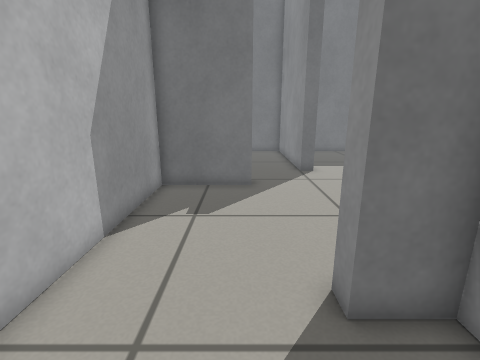
[1] (above)

16 first-person views from a walk through a world built for the Gazebo simulator. The camera is 0.64 m above the floor, tilts 14° down and sees 85° across. The floor is counted in squares, 0.2 m on a side. Each view is taken from the middle of a square. On the plan, view 1 faces up. The plan holds only what a view shows up to about 20 squares ahead; the rest is blank.

[2]
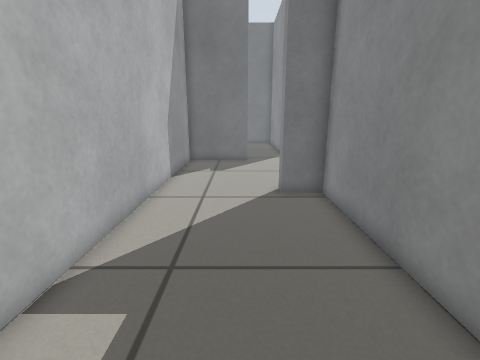

[3]
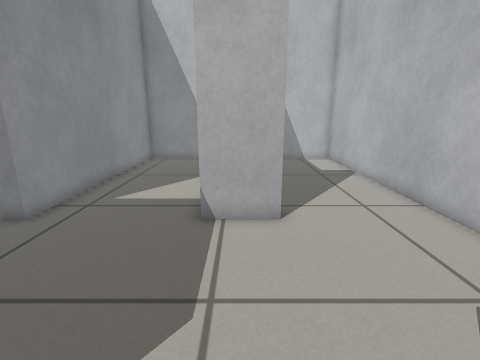

[4]
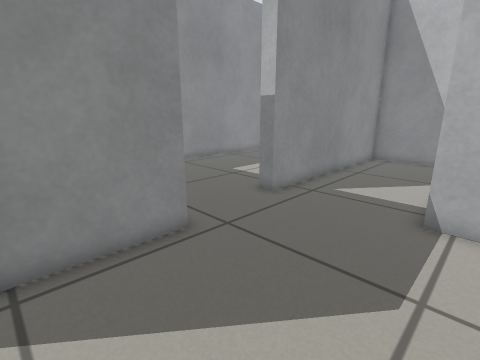

[5]
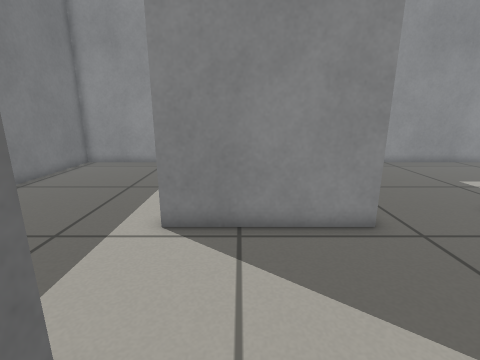

[6]
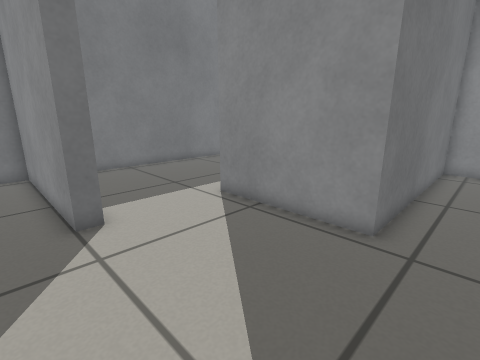

[7]
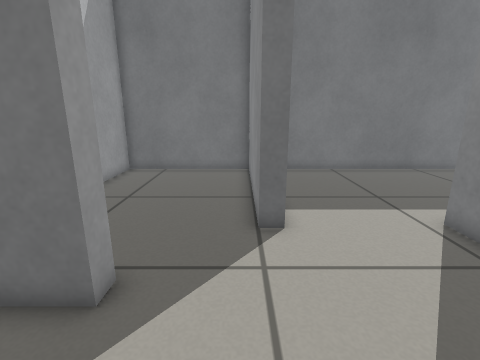

[8]
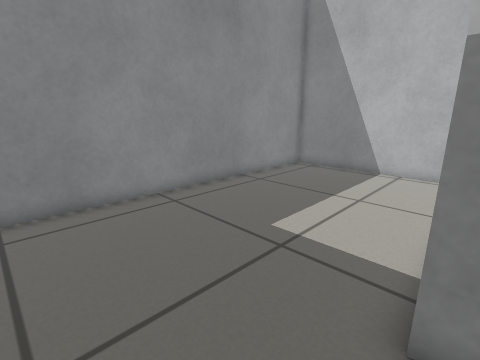

[9]
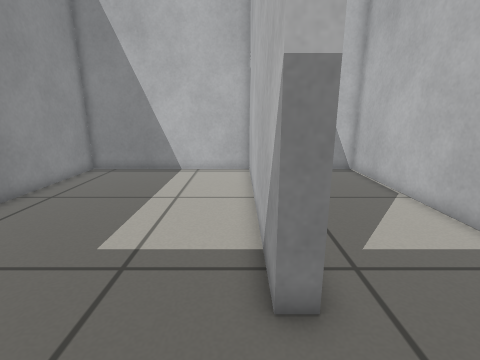

[10]
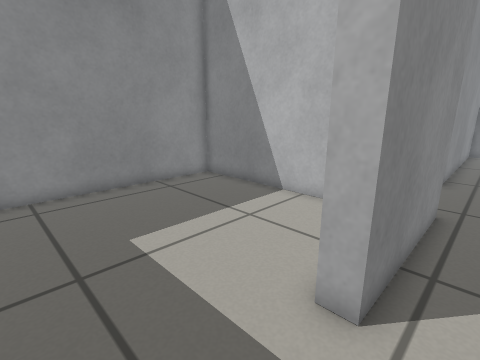

[11]
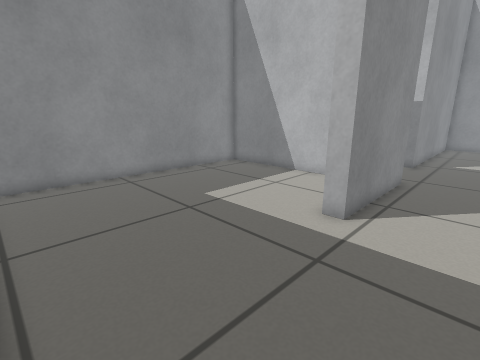

[12]
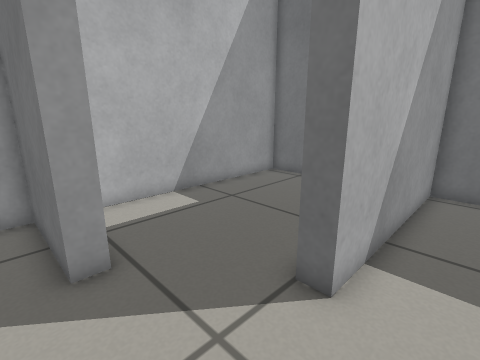

[13]
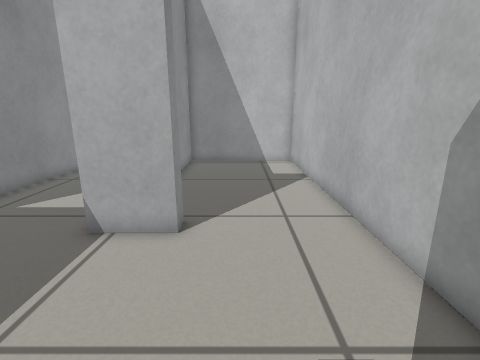

[14]
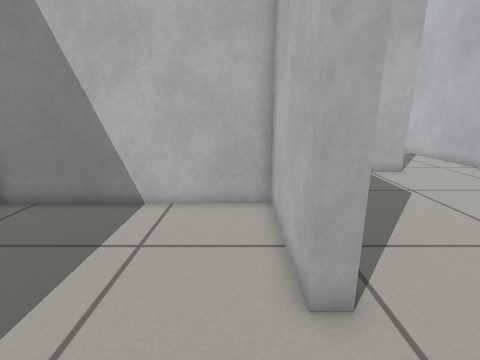

[15]
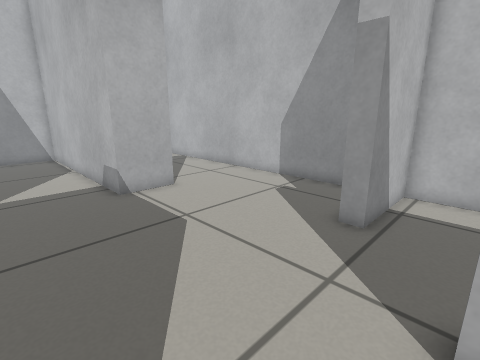

[16]
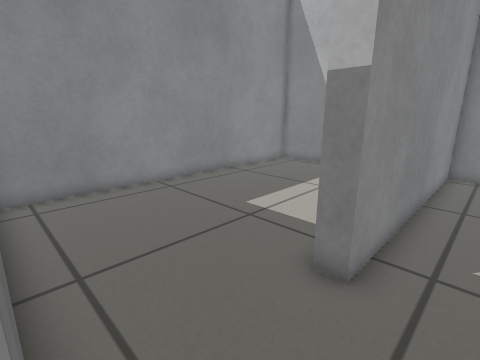

### Floor plan
Ten units are one square. View 1 is at (0, 0); x grows to the right and y downward. Boxes are objects, and circles mark ways between rooms. Rooms are numbered by the first view taken in them; rooms with no view inside come last. Other rooms are left out.
<svg viewBox="-41 -240 244 320">
<path fill="none" stroke="#000" d="M-36 -44 -36 75 35 75 35 -35 17 -35 17 -43M17 -43 42 -43 42 75 97 75 97 -43 104 -43M106 -90 91 -90 91 -153M5 -126 5 -118 -36 -118 -36 -44M42 -165 42 -150 35 -150M104 -43 104 72M104 75 198 75 198 -90 106 -90M91 -153 99 -153 99 -98 198 -98 198 -235 42 -235 42 -165M35 -150 35 -235 -36 -235 -36 -126 5 -126"/>
<circle cx="-10" cy="-40" r="3" fill="#2a7"/>
<circle cx="100" cy="-65" r="3" fill="#2a7"/>
<circle cx="70" cy="-160" r="3" fill="#2a7"/>
<circle cx="22" cy="-140" r="3" fill="#2a7"/>
<text x="0" y="20">1</text>
<text x="50" y="-60">2</text>
<text x="150" y="-10">3</text>
<text x="130" y="-180">4</text>
<text x="0" y="-180">5</text>
</svg>
Room 1 opens to room 2. Room 2 opens to room 3. Room 2 opens to room 4. Room 2 opens to room 5.

Where each view was taken, in squares from view 1:
view 1: 0 up, 0 right, facing up
view 2: 7 down, 0 right, facing up
view 3: 12 up, 3 right, facing down
view 4: 13 up, 3 right, facing down-right
view 5: 13 up, 2 right, facing right
view 6: 7 up, 2 right, facing up-right
view 7: 8 up, 3 right, facing up
view 8: 8 up, 10 right, facing down-right
view 9: 8 up, 11 right, facing down
view 10: 19 up, 8 right, facing down-right
view 11: 23 up, 6 right, facing down-right
view 12: 11 up, 6 right, facing up-left
view 13: 11 up, 0 right, facing down
view 14: 19 up, 11 right, facing down
view 15: 15 up, 8 right, facing down-left
view 16: 9 up, 8 right, facing down-right
